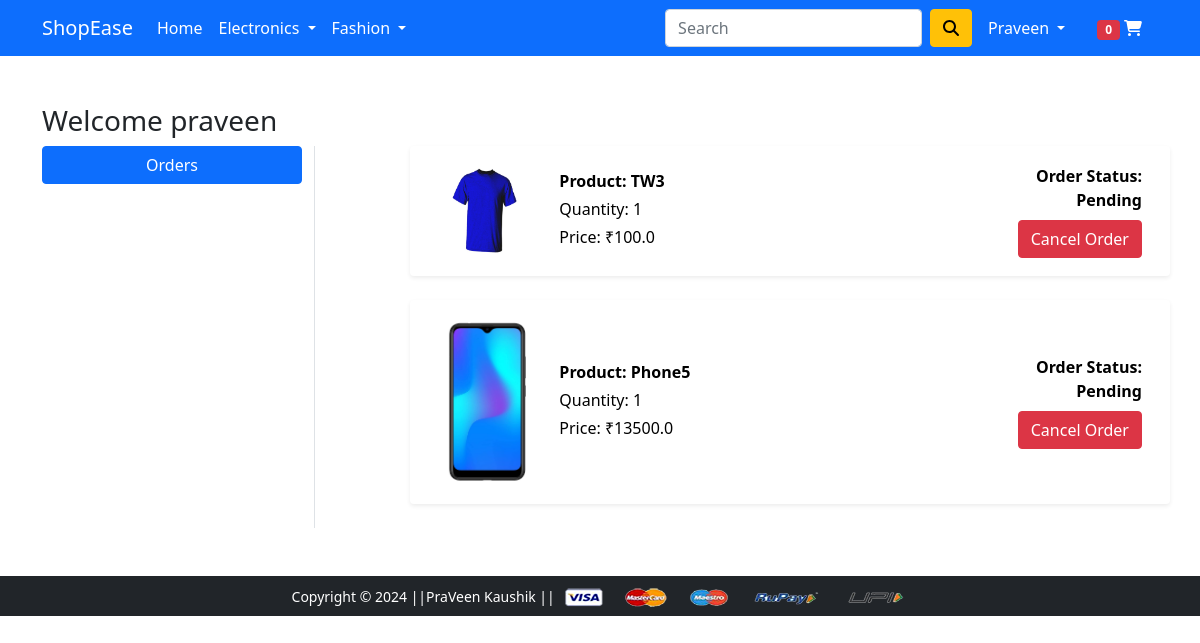
/orders/ (signed in), run on an earlier commit of the app's database.
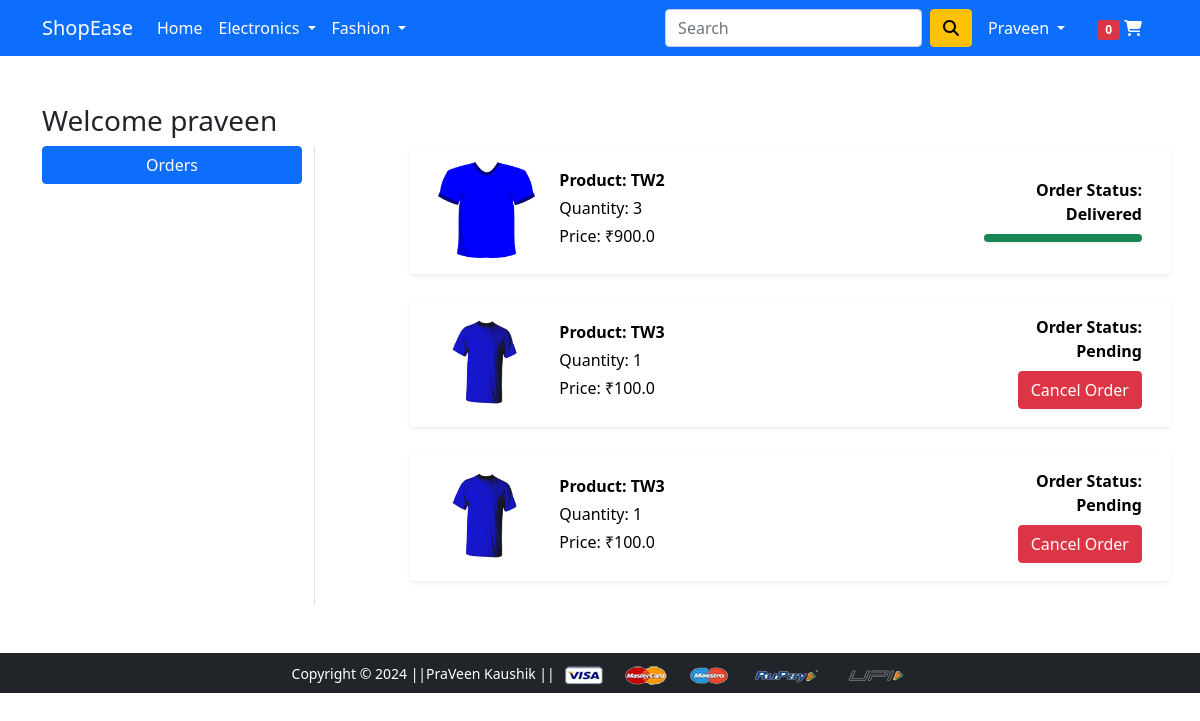
And on a later commit of the database.
### app/models.py (models this page shows, shortened)
class OrderPlaced(models.Model):
    user=models.ForeignKey(User,on_delete=models.CASCADE)
    customer=models.ForeignKey(Customer,on_delete=models.CASCADE)
    product=models.ForeignKey(Product,on_delete=models.CASCADE)
    quantity=models.PositiveIntegerField(default=1)
    ordered_date=models.DateTimeField(auto_now_add=True)
    status=models.CharField(choices=STATUS_CHOICES,max_length=50,default='Pending')
    @property
    def total_cost(self):
        return self.quantity*self.product.discounted_price

class Product(models.Model):
    title=models.CharField(max_length=200)
    selling_price=models.FloatField()
    discounted_price=models.FloatField()
    description=models.TextField()
    brand=models.CharField(max_length=100)
    category=models.CharField(choices=CATEGORY_CHOICES,max_length=2)
    product_image=models.ImageField(upload_to='productimg')

### app/views.py (the view)
# urls.py: path('orders/', views.orders, name='orders'),
@login_required
def orders(request):
    totalitem=0
    user=request.user
    op = OrderPlaced.objects.filter(user=request.user)
    totalitem = len(Cart.objects.filter(user=request.user))
    return render(request, 'app/orders.html', {'order_placed':op,'user':user,'totalitem':totalitem})

### app/templates/app/orders.html (shortened to what this page needs)
{% extends 'app/base.html' %}
{% load static %}
{% block main-content %}
<div class="container my-5" >
  <div class="row">
    <h3>Welcome {{user}}</h3>
    <div class="col-sm-3 border-end">
      <ul class="list-unstyled">
        <li class="d-grid"><a href="{% url 'orders' %}" class="btn btn-primary">Orders</a></li>
      </ul>
    </div>
    <div class="col-sm-8 offset-sm-1">
      <div class="row">
        {% for op in order_placed %}
        <div class="col-12 mb-4">
          <a href="{% url 'product-detail' op.product.id %}" class="text-decoration-none custom-link">
            <div class="row shadow-sm p-3 bg-white rounded align-items-center">
              <div class="col-sm-2">
                <img src="{{op.product.product_image.url}}" alt="" class="img-fluid rounded" height="150" width="150">
              </div>
              <div class="col-sm-7">
                <p class="fw-bold mb-1">Product: {{op.product.title}}</p>
                <p class="mb-1">Quantity: {{op.quantity}}</p>
                <p class="mb-1">Price: ₹{{op.total_cost}}</p>
              </div>
              <div class="col-sm-3 text-end fw-bold">
                <p class="mb-2">Order Status: {{op.status}}</p>
                {% if op.status == 'Accepted' %}
                <div class="progress rounded-pill shadow-sm" style="height: 8px;">
                  <div class="progress-bar" role="progressbar" style="width: 20%" aria-valuenow="20" aria-valuemin="0" aria-valuemax="100"></div>
                </div>
                {% elif op.status == 'Packed' %}
                <div class="progress rounded-pill shadow-sm" style="height: 8px;">
                  <div class="progress-bar bg-info" role="progressbar" style="width: 40%" aria-valuenow="40" aria-valuemin="0" aria-valuemax="100"></div>
                </div>
                {% elif op.status == 'On The Way' %}
                <div class="progress rounded-pill shadow-sm" style="height: 8px;">
                  <div class="progress-bar bg-warning" role="progressbar" style="width: 70%" aria-valuenow="70" aria-valuemin="0" aria-valuemax="100"></div>
                </div>
                {% elif op.status == 'Delivered' %}
                <div class="progress rounded-pill shadow-sm" style="height: 8px;">
                  <div class="progress-bar bg-success" role="progressbar" style="width: 100%" aria-valuenow="100" aria-valuemin="0" aria-valuemax="100"></div>
                </div>
                {% endif %}
                {% if op.status in "Accepted, Packed, Pending" %}
                <form action="{% url 'cancel_order' op.id %}" method="post" class="d-inline">
                  <button type="submit" class="btn btn-danger">Cancel Order</button>
                </form>
                {% endif %}
              </div>
            </div>
          </a>
        </div>
        {% endfor %}
      </div>
    </div>
  </div>
</div>
{% endblock main-content %}

### app/templates/app/base.html (shortened to what this page needs)
<!doctype html>
{% load static %}
<html lang="en">
  <head>
    <link href="https://cdn.jsdelivr.net/npm/bootstrap@5.0.0-beta1/dist/css/bootstrap.min.css" rel="stylesheet">
    <link rel="stylesheet" href="{% static 'app/css/owl.carousel.min.css' %}">
    <link rel="stylesheet" href="{% static 'app/css/all.min.css' %}">
    <link rel="stylesheet" href="{% static 'app/css/style.css' %}">
  </head>
  <body>
    <nav class="navbar navbar-expand-lg navbar-dark bg-primary">
     <div class="container">
       <a class="navbar-brand" href="/">ShopEase</a>
       <div class="collapse navbar-collapse" id="navbarSupportedContent">
         <ul class="navbar-nav me-auto mb-2 mb-lg-0">
           <li class="nav-item">
             <a class="nav-link active" aria-current="page" href="/">Home</a>
           </li>
           <li class="nav-item dropdown">
             <a class="nav-link dropdown-toggle text-white" href="#" id="electronicsDropdown" role="button" data-bs-toggle="dropdown" aria-expanded="false">
               Electronics
             </a>
           </li>
           <li class="nav-item dropdown">
             <a class="nav-link dropdown-toggle text-white" href="#" id="fashionDropdown" role="button" data-bs-toggle="dropdown" aria-expanded="false">
               Fashion
             </a>
           </li>
         </ul>
         <form method="get" class="d-flex" action="{% url 'product_list' %}">
          <input class="form-control me-2" type="search" name="query" placeholder="Search" aria-label="Search">
          <button class="btn btn-warning" type="submit"><i class="fas fa-search"></i></button>
      </form>
         <div>
          <ul class="navbar-nav me-auto mb-2 mb-lg-0">
          {% if request.user.is_authenticated %}
           <li class="nav-item dropdown mx-2">
              <a class="nav-link dropdown-toggle text-white" href="#" id="profileDropdown" role="button" data-bs-toggle="dropdown" aria-expanded="false">
                {{request.user.username|capfirst}}
              </a>
            </li>
            <li class="nav-item mx-2">
              <a href="{% url 'cart' %}" class="nav-link text-white"><span class="badge bg-danger">{{totalitem}}</span> <i class="fas fa-shopping-cart"></i></a>
            </li>
            {% endif %}
          </ul>
         </div>
       </div>
     </div>
    </nav>
    {% block main-content %} {% endblock main-content %}
    <footer class="container-fluid bg-dark text-center p-2 mt-5">
        <small class="text-white">Copyright &copy; 2024 ||PraVeen Kaushik || </small>
        <img src="{% static 'app/images/payment.png' %}" alt="" srcset="" class="img-fluid" height="2px">
    </footer>
  </body>
</html>

### app/static/app/css/style.css (style rules this page uses)
.custom-link { color: black; }

What changed in the data, as far as the page shows it:
removed OrderPlaced: product.product_image (picture), product "Phone5", quantity "1", total_cost "13500.0", status "Pending", shows "Cancel Order"
added OrderPlaced: product.product_image (picture), product "TW2", quantity "3", total_cost "900.0", status "Delivered"
added OrderPlaced: product.product_image (picture), product "TW3", quantity "1", total_cost "100.0", status "Pending", shows "Cancel Order"
